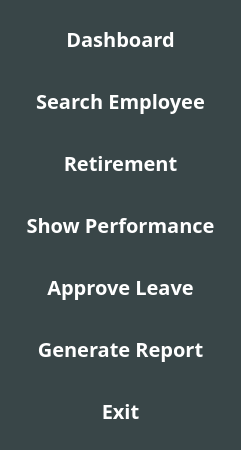
     <widget class="QWidget" name="widget_32" native="true">
      <property name="geometry">
       <rect>
        <x>-10</x>
        <y>210</y>
        <width>241</width>
        <height>411</height>
       </rect>
      </property>
      <property name="styleSheet">
       <string notr="true">background-color: #394648;
</string>
      </property>
      <layout class="QVBoxLayout" name="verticalLayout_24">
       <item>
        <layout class="QVBoxLayout" name="verticalLayout_25">
         <item>
          <widget class="QPushButton" name="pushButton_39">
           <property name="font">
            <font>
             <family>Segoe UI Semibold</family>
             <pointsize>-1</pointsize>
             <weight>75</weight>
             <bold>true</bold>
             <underline>false</underline>
             <strikeout>false</strikeout>
            </font>
           </property>
           <property name="styleSheet">
            <string notr="true">background-color: #394648; /* Green */
  width: 100%;
  border: none;
  color: white;
  padding: 10px;
  text-align: center;
  text-decoration: none;
  font-size: 20px;
  margin: 4px 2px;
	border-radius: 4px;</string>
           </property>
           <property name="text">
            <string>Dashboard</string>
           </property>
          </widget>
         </item>
         <item>
          <widget class="QPushButton" name="pushButton_40">
           <property name="font">
            <font>
             <family>Segoe UI Semibold</family>
             <pointsize>-1</pointsize>
             <weight>75</weight>
             <bold>true</bold>
             <underline>false</underline>
             <strikeout>false</strikeout>
            </font>
           </property>
           <property name="styleSheet">
            <string notr="true">background-color: #394648; /* Green */
  width: 100%;
  border: none;
  color: white;
  padding: 10px;
  text-align: center;
  text-decoration: none;
  font-size: 20px;
  margin: 4px 2px;
	border-radius: 4px;</string>
           </property>
           <property name="text">
            <string>Search Employee</string>
           </property>
          </widget>
         </item>
         <item>
          <widget class="QPushButton" name="pushButton_41">
           <property name="font">
            <font>
             <family>Segoe UI Semibold</family>
             <pointsize>-1</pointsize>
             <weight>75</weight>
             <bold>true</bold>
             <underline>false</underline>
             <strikeout>false</strikeout>
            </font>
           </property>
           <property name="styleSheet">
            <string notr="true">background-color: #394648; /* Green */
  width: 100%;
  border: none;
  color: white;
  padding: 10px;
  text-align: center;
  text-decoration: none;
  font-size: 20px;
  margin: 4px 2px;
	border-radius: 4px;</string>
           </property>
           <property name="text">
            <string>Retirement</string>
           </property>
          </widget>
         </item>
         <item>
          <widget class="QPushButton" name="pushButton_42">
           <property name="font">
            <font>
             <family>Segoe UI Semibold</family>
             <pointsize>-1</pointsize>
             <weight>75</weight>
             <bold>true</bold>
             <underline>false</underline>
             <strikeout>false</strikeout>
            </font>
           </property>
           <property name="styleSheet">
            <string notr="true">background-color: #394648; /* Green */
  width: 100%;
  border: none;
  color: white;
  padding: 10px;
  text-align: center;
  text-decoration: none;
  font-size: 20px;
  margin: 4px 2px;
	border-radius: 4px;</string>
           </property>
           <property name="text">
            <string>Show Performance</string>
           </property>
          </widget>
         </item>
         <item>
          <widget class="QPushButton" name="pushButton_43">
           <property name="font">
            <font>
             <family>Segoe UI Semibold</family>
             <pointsize>-1</pointsize>
             <weight>75</weight>
             <bold>true</bold>
             <underline>false</underline>
             <strikeout>false</strikeout>
            </font>
           </property>
           <property name="styleSheet">
            <string notr="true">background-color: #394648; /* Green */
  width: 100%;
  border: none;
  color: white;
  padding: 10px;
  text-align: center;
  text-decoration: none;
  font-size: 20px;
  margin: 4px 2px;
	border-radius: 4px;</string>
           </property>
           <property name="text">
            <string>Approve Leave</string>
           </property>
          </widget>
         </item>
         <item>
          <widget class="QPushButton" name="generateRepButton">
           <property name="font">
            <font>
             <family>Segoe UI Semibold</family>
             <pointsize>-1</pointsize>
             <weight>75</weight>
             <bold>true</bold>
             <underline>false</underline>
             <strikeout>false</strikeout>
            </font>
           </property>
           <property name="styleSheet">
            <string notr="true">background-color: #394648; /* Green */
  width: 100%;
  border: none;
  color: white;
  padding: 10px;
  text-align: center;
  text-decoration: none;
  font-size: 20px;
  margin: 4px 2px;
	border-radius: 4px;</string>
           </property>
           <property name="text">
            <string>Generate Report</string>
           </property>
          </widget>
         </item>
         <item>
          <widget class="QPushButton" name="exit">
           <property name="font">
            <font>
             <family>Segoe UI Semibold</family>
             <pointsize>-1</pointsize>
             <weight>75</weight>
             <bold>true</bold>
             <underline>false</underline>
             <strikeout>false</strikeout>
            </font>
           </property>
           <property name="styleSheet">
            <string notr="true">background-color: #394648; /* Green */
  width: 100%;
  border: none;
  color: white;
  padding: 10px;
  text-align: center;
  text-decoration: none;
  font-size: 20px;
  margin: 4px 2px;
	border-radius: 4px;</string>
           </property>
           <property name="text">
            <string>Exit</string>
           </property>
          </widget>
         </item>
        </layout>
       </item>
      </layout>
     </widget>
